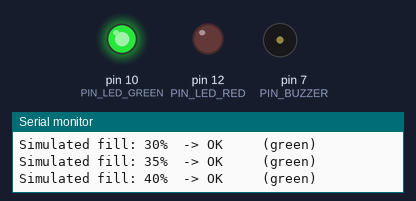
The sketch below on a simulated Arduino Uno, built with avr-gcc and run on an emulated ATmega328P. On the bench: output pins drawn as LEDs (lit = HIGH), buzzer (waves = sounding, pin HIGH), the last lines printed to the serial monitor.

Above: at 5.7 s.
At 10.8 s:
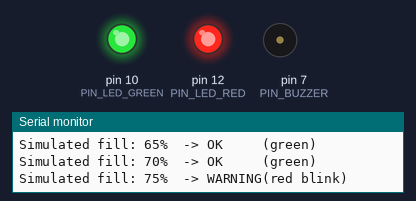
At 12.8 s:
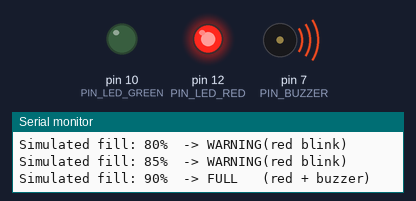
At 13.8 s:
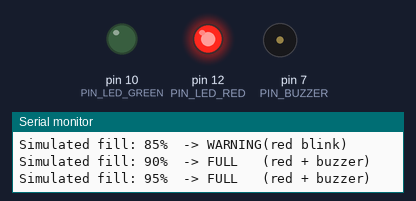
Timing chart, 0 to 37.2 s (numbered marks = the images above):
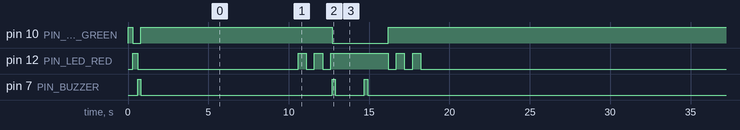

Measured:
- by itself, pin 10 (PIN_LED_GREEN): goes LOW 0.50 s, HIGH 11.9 s, 4 × (LOW 3.5 s, HIGH 24.5 s), LOW 3.5 s, then HIGH
- by itself, pin 12 (PIN_LED_RED): repeats every 28.0 s: 2 × (HIGH 0.50 s, LOW 0.50 s), HIGH 3.6 s, 2 × (LOW 0.50 s, HIGH 0.50 s), LOW 20.4 s
- by itself, pin 7 (PIN_BUZZER): repeats every 28.0 s: HIGH 0.20 s, LOW 1.8 s, HIGH 0.20 s, LOW 25.8 s

The sketch:

03_alert_module.ino
```cpp
/**************************************************************
 *  SMART DUSTBIN - MODULE C: ALERT OUTPUTS
 *  ------------------------------------------------------------
 *  GOAL OF THIS SKETCH
 *  Test the two LEDs and the buzzer on their own, and prove the
 *  alert pattern is generated WITHOUT using delay().
 *
 *  This sketch simulates the fill level rising from 0 to 100 %
 *  so you can watch every alert state without touching a sensor.
 *
 *  WIRING
 *    Green LED : D10 -> 220 ohm -> LED anode, cathode -> GND
 *    Red LED   : D12 -> 220 ohm -> LED anode, cathode -> GND
 *    Buzzer    : D7  -> buzzer +, buzzer - -> GND
 *
 *  ALERT POLICY
 *    0-74 %    green ON,  red OFF,          buzzer silent
 *    75-89 %   green ON,  red slow blink,   buzzer silent
 *    90-100 %  green OFF, red solid ON,     beep 200ms / 1.8s
 *    error     green OFF, red fast blink,   buzzer silent
 **************************************************************/

/* ---------------- PIN MAP ---------------- */
const uint8_t PIN_BUZZER    = 7;
const uint8_t PIN_LED_GREEN = 10;
const uint8_t PIN_LED_RED   = 12;

/* ---------------- TUNING ----------------- */
const float LEVEL_WARN_PERCENT = 75.0;
const float LEVEL_FULL_PERCENT = 90.0;

const unsigned long BEEP_ON_MS  = 200;
const unsigned long BEEP_OFF_MS = 1800;

/* ---------------- STATE ------------------ */
float         simulatedFill  = 0;      /* climbs 0 -> 100 -> 0 */
int           fillDirection  = 5;
unsigned long lastRamp       = 0;

bool          buzzerOn       = false;
unsigned long buzzerChanged  = 0;
bool          blinkOn        = false;
unsigned long blinkChanged   = 0;

void setup() {
  Serial.begin(9600);
  Serial.println(F("Module C - Alert Output Test"));

  pinMode(PIN_LED_GREEN, OUTPUT);
  pinMode(PIN_LED_RED,   OUTPUT);
  pinMode(PIN_BUZZER,    OUTPUT);

  selfTest();
}

void loop() {
  unsigned long now = millis();

  /* Ramp the fake fill level every 700 ms so the demo is watchable */
  if (now - lastRamp >= 700) {
    lastRamp      = now;
    simulatedFill += fillDirection;
    if (simulatedFill >= 100) { simulatedFill = 100; fillDirection = -5; }
    if (simulatedFill <= 0)   { simulatedFill = 0;   fillDirection =  5; }

    Serial.print(F("Simulated fill: "));
    Serial.print(simulatedFill, 0);
    Serial.print(F("%  -> "));
    if      (simulatedFill >= LEVEL_FULL_PERCENT) Serial.println(F("FULL   (red + buzzer)"));
    else if (simulatedFill >= LEVEL_WARN_PERCENT) Serial.println(F("WARNING(red blink)"));
    else                                          Serial.println(F("OK     (green)"));
  }

  updateAlerts(simulatedFill, now);
}

/**************************************************************
 *  updateAlerts()
 *  Called thousands of times per second. It NEVER blocks - the
 *  beep pattern is produced by comparing millis() timestamps.
 **************************************************************/
void updateAlerts(float fillPercent, unsigned long now) {

  if (fillPercent >= LEVEL_FULL_PERCENT) {
    digitalWrite(PIN_LED_GREEN, LOW);
    digitalWrite(PIN_LED_RED,   HIGH);

    if (buzzerOn && (now - buzzerChanged >= BEEP_ON_MS)) {
      buzzerOn = false; digitalWrite(PIN_BUZZER, LOW);  buzzerChanged = now;
    } else if (!buzzerOn && (now - buzzerChanged >= BEEP_OFF_MS)) {
      buzzerOn = true;  digitalWrite(PIN_BUZZER, HIGH); buzzerChanged = now;
    }

  } else if (fillPercent >= LEVEL_WARN_PERCENT) {
    digitalWrite(PIN_LED_GREEN, HIGH);
    digitalWrite(PIN_LED_RED,   blinkPhase(now, 500) ? HIGH : LOW);
    digitalWrite(PIN_BUZZER,    LOW);
    buzzerOn = false;

  } else {
    digitalWrite(PIN_LED_GREEN, HIGH);
    digitalWrite(PIN_LED_RED,   LOW);
    digitalWrite(PIN_BUZZER,    LOW);
    buzzerOn = false;
  }
}

/* Non-blocking square wave used for blinking. */
bool blinkPhase(unsigned long now, unsigned long periodMs) {
  if (now - blinkChanged >= periodMs) {
    blinkOn      = !blinkOn;
    blinkChanged = now;
  }
  return blinkOn;
}

/**************************************************************
 *  selfTest()
 *  Flash everything once at power-on. An installer standing at
 *  the bin can then confirm no wire is loose without any tools.
 **************************************************************/
void selfTest() {
  Serial.println(F("Power-on self test..."));
  digitalWrite(PIN_LED_GREEN, HIGH); delay(300);
  digitalWrite(PIN_LED_GREEN, LOW);
  digitalWrite(PIN_LED_RED,   HIGH); delay(300);
  digitalWrite(PIN_LED_RED,   LOW);
  digitalWrite(PIN_BUZZER,    HIGH); delay(200);
  digitalWrite(PIN_BUZZER,    LOW);
  Serial.println(F("Self test done."));
}
```
